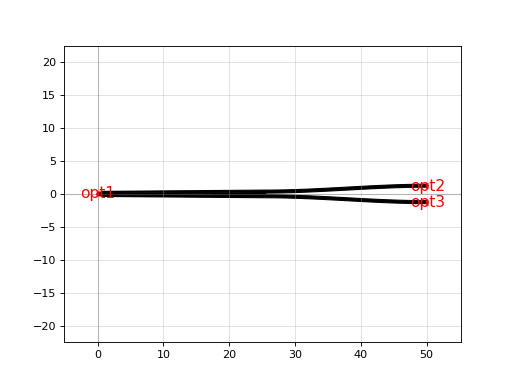

Write Python code to recreate this figure.
import ubcpdk

c = ubcpdk.components.y_adiabatic(name='ebeam_y_adiabatic')
c.plot()
